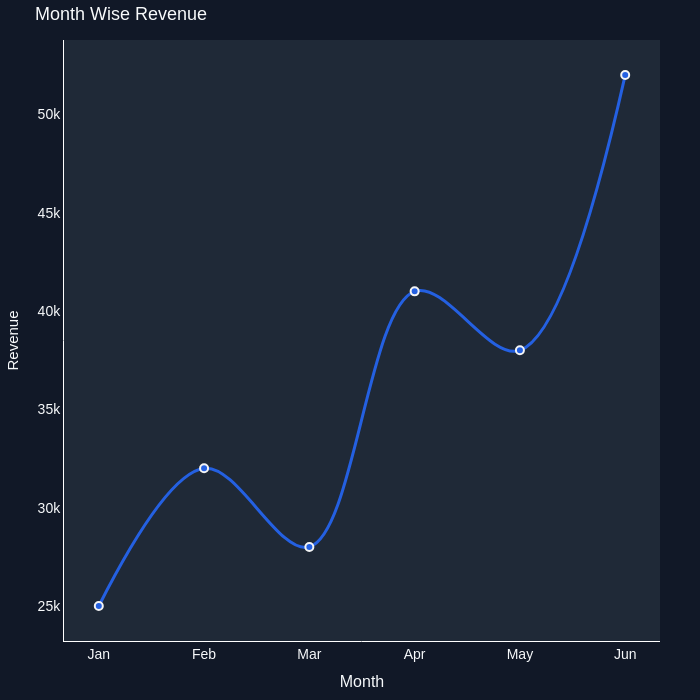

Notebook code cell kept with this figure:
### Code cell
df1 = pd.DataFrame({
    "Month": ["Jan", "Feb", "Mar", "Apr", "May", "Jun"],
    "Revenue": [25000, 32000, 28000, 41000, 38000, 52000]
})


fig = go.Figure()

fig.add_trace(
    go.Scatter(
        x=df1["Month"],
        y=df1["Revenue"]
    )
)

fig.update_layout(
    title="Month Wise Revenue",
    width=700,
    height=700,
    margin=dict(l=40,r=40,t=40,b=40),
    paper_bgcolor="#111827",
    plot_bgcolor="#1F2937",

    font=dict(
        family="Arial",
        size=13,
        color="#F8FAFC"
    )
)

fig.update_traces(
    mode="lines+markers",

    line=dict(
        color="#2563EB",
        width=3,
        shape="spline",
        dash="solid"
    ),

    marker=dict(
        size=8,
        color="#2563EB",
        line=dict(
            color="white",
            width=2
        )
    ),

    opacity=0.95,

    hovertemplate=
        "<b>%{x}</b><br>"
        "Revenue: %{y}<extra></extra>"
)


fig.update_xaxes(
    title="Month",
    showgrid=False,
    showline=True,
    zeroline=True,
    tickfont=dict(
        size=14
    )

    
)

fig.update_yaxes(
    title="Revenue",
    showgrid=False,
    showline=True,
    zeroline=True,

    tickfont=dict(
        size=14
    ),
    title_font=dict(
        size=15
    )
)

fig.show()

### Figure 1 — Plotly figure (JSON) as saved in the notebook; plotly's stock layout.template omitted (floating-point values rounded to 4 significant figures)
{"data": [{"hovertemplate": "<b>%{x}</b><br>Revenue: %{y}<extra></extra>", "line": {"color": "#2563EB", "dash": "solid", "shape": "spline", "width": 3}, "marker": {"color": "#2563EB", "line": {"color": "white", "width": 2}, "size": 8}, "mode": "lines+markers", "opacity": 0.95, "type": "scatter", "x": ["Jan", "Feb", "Mar", "Apr", "May", "Jun"], "y": [25000, 32000, 28000, 41000, 38000, 52000]}], "layout": {"font": {"color": "#F8FAFC", "family": "Arial", "size": 13}, "height": 700, "margin": {"b": 40, "l": 40, "r": 40, "t": 40}, "paper_bgcolor": "#111827", "plot_bgcolor": "#1F2937", "title": {"text": "Month Wise Revenue"}, "width": 700, "xaxis": {"showgrid": false, "showline": true, "tickfont": {"size": 14}, "title": {"text": "Month"}, "zeroline": true}, "yaxis": {"showgrid": false, "showline": true, "tickfont": {"size": 14}, "title": {"font": {"size": 15}, "text": "Revenue"}, "zeroline": true}}}
